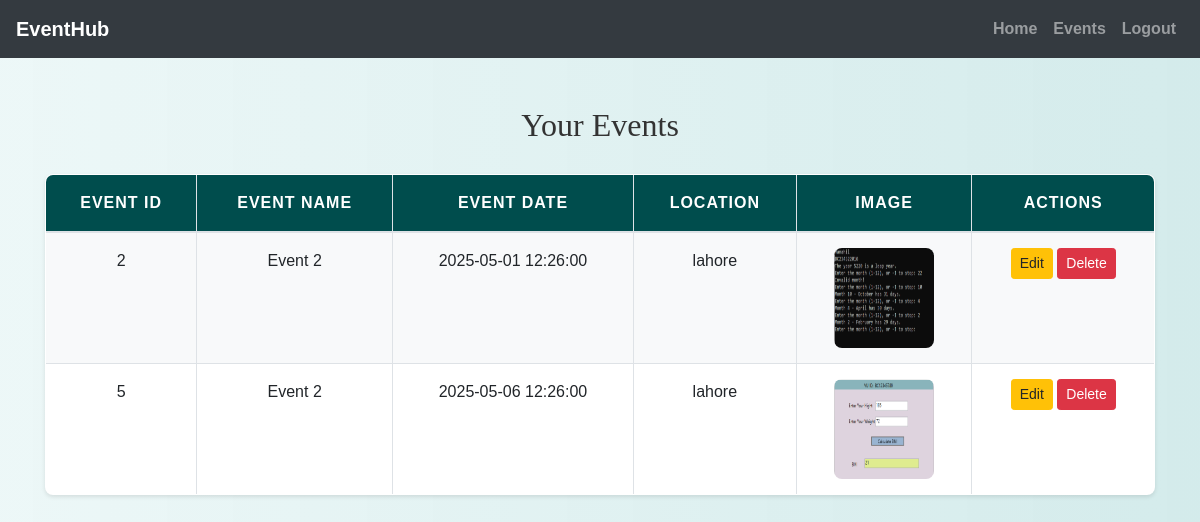
The page /organizer/view_events.php (signed in) on the database its author committed.
### tables this page shows
CREATE TABLE `events` (
  `id` int(11) NOT NULL,
  `user_id` int(11) NOT NULL,
  `event_name` varchar(255) NOT NULL,
  `event_date` datetime NOT NULL,
  `location` varchar(255) NOT NULL,
  `description` text NOT NULL,
  `latitude` decimal(10,6) DEFAULT NULL,
  `longitude` decimal(10,6) DEFAULT NULL,
  `capacity` int(11) DEFAULT NULL,
  `event_image` varchar(255) DEFAULT NULL,
  `created_at` timestamp NOT NULL DEFAULT current_timestamp(),
  `updated_at` timestamp NOT NULL DEFAULT current_timestamp() ON UPDATE current_timestamp()
);

### organizer/view_events.php (the view, shortened to what this page needs)
<?php
include('config.php');
$sql = "SELECT * FROM events WHERE user_id = ?";
if ($stmt = mysqli_prepare($conn, $sql)) {
    mysqli_stmt_bind_param($stmt, "i", $_SESSION["id"]);
    mysqli_stmt_execute($stmt);
    $result = mysqli_stmt_get_result($stmt);
} else {
    $error_msg = "Error fetching events. Please try again.";
}
?>
<!DOCTYPE html>
<html>
<head>
    <link rel="stylesheet" href="https://maxcdn.bootstrapcdn.com/bootstrap/4.5.2/css/bootstrap.min.css">
    <link rel="stylesheet" href="../css/style.css">
</head>
<body>
<?php include('navbar.php'); ?>
<div class="container mt-5">
    <h2>Your Events</h2>
    <table class="table table-bordered">
        <thead>
            <tr>
                <th>Event ID</th>
                <th>Event Name</th>
                <th>Event Date</th>
                <th>Location</th>
                <th>Image</th>
                <th>Actions</th>
            </tr>
        </thead>
        <tbody>
            <?php while ($row = mysqli_fetch_assoc($result)): ?>
                <tr>
                    <td><?php echo htmlspecialchars($row['id']); ?></td>
                    <td><?php echo htmlspecialchars($row['event_name']); ?></td>
                    <td><?php echo htmlspecialchars($row['event_date']); ?></td>
                    <td><?php echo htmlspecialchars($row['location']); ?></td>
                    <td>
                        <?php if (!empty($row['event_image'])): ?>
                            <img src="<?php echo $row['event_image']; ?>" alt="Event Image" width="100" height="100">
                        <?php else: ?>
                            No Image
                        <?php endif; ?>
                    </td>
                    <td>
                        <a href="edit_event.php?event_id=<?php echo $row['id']; ?>" class="btn btn-warning btn-sm">Edit</a>
                        <a href="?delete_id=<?php echo $row['id']; ?>" class="btn btn-danger btn-sm" onclick="return confirm('Are you sure you want to delete this event?');">Delete</a>
                    </td>
                </tr>
            <?php endwhile; ?>
        </tbody>
    </table>
</div>
</body>
</html>

### css/style.css (style rules this page uses)
body { background: linear-gradient(90deg, rgba(233, 246, 246, 0.831), rgba(207, 233, 233, 0.9)); font-family: 'Arial', sans-serif; color: #333; line-height: 1.6; }
h1, h2, h3, h4 { text-align: center; margin-top: 30px; margin-bottom: 30px; font-family: 'Georgia', serif; }
.container { margin-bottom: 40px; }
.table { width: 100%; border-collapse: collapse; margin-top: 20px; font-size: 16px; background-color: #ffffff; border-radius: 8px; overflow: hidden; box-shadow: 0 2px 4px rgba(0, 0, 0, 0.1); }
.table th, .table td { padding: 15px; border: 1px solid #dee2e6; text-align: center; }
.table thead th { background-color: #004d4d; color: white; font-weight: bold; text-transform: uppercase; letter-spacing: 1px; }
.table tbody tr:nth-child(odd) { background-color: #f8f9fa; }
.table img { max-width: 100px; max-height: 100px; border-radius: 8px; }
a { color: #006666; text-decoration: none; font-weight: bold; }

### rows shown on the page
events: id "2", event_name "Event 2", event_date "2025-05-01 12:26:00", location "lahore", event_image (picture)
events: id "5", event_name "Event 2", event_date "2025-05-06 12:26:00", location "lahore", event_image (picture)
